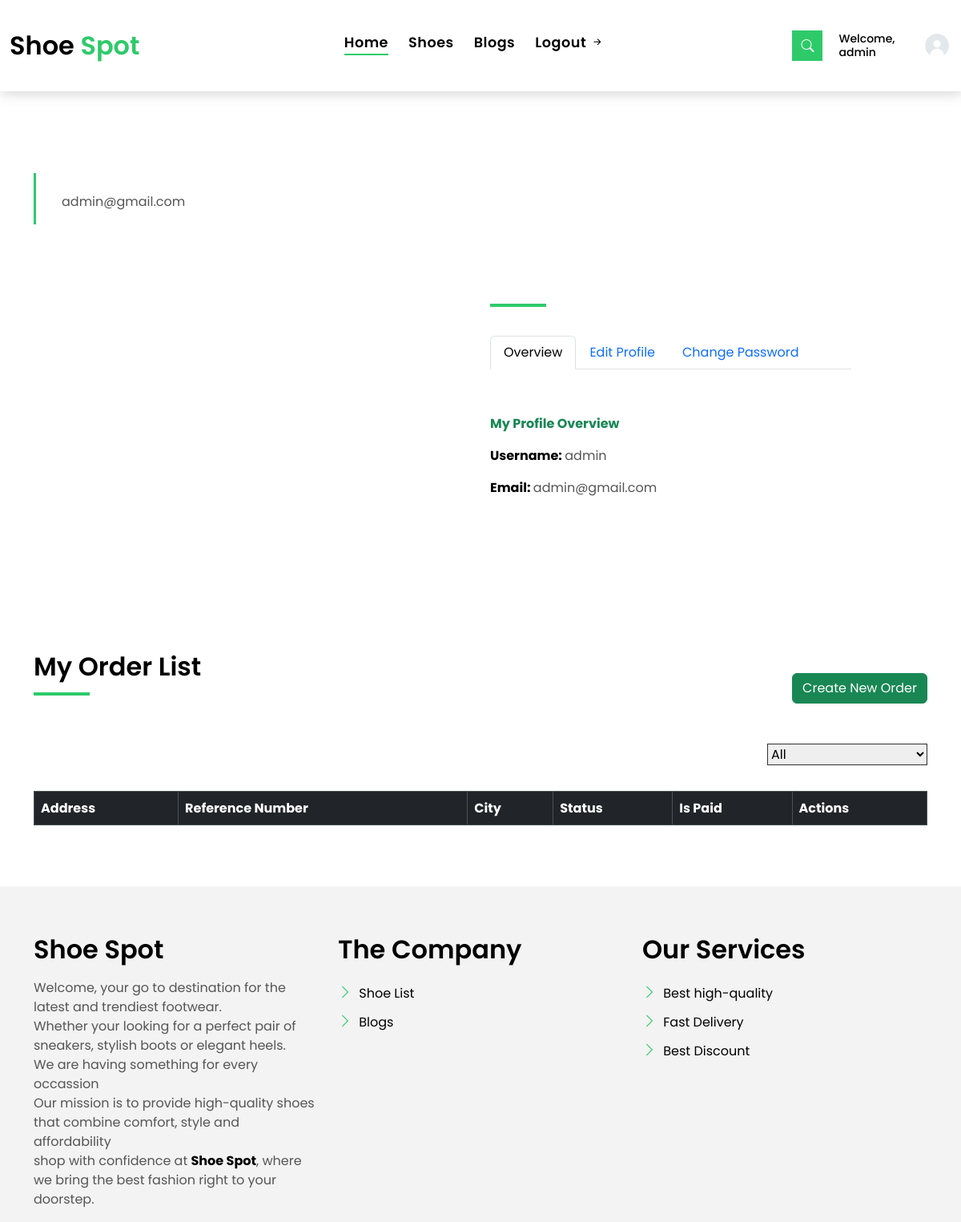
The app's page /user-profile (signed in), older data.
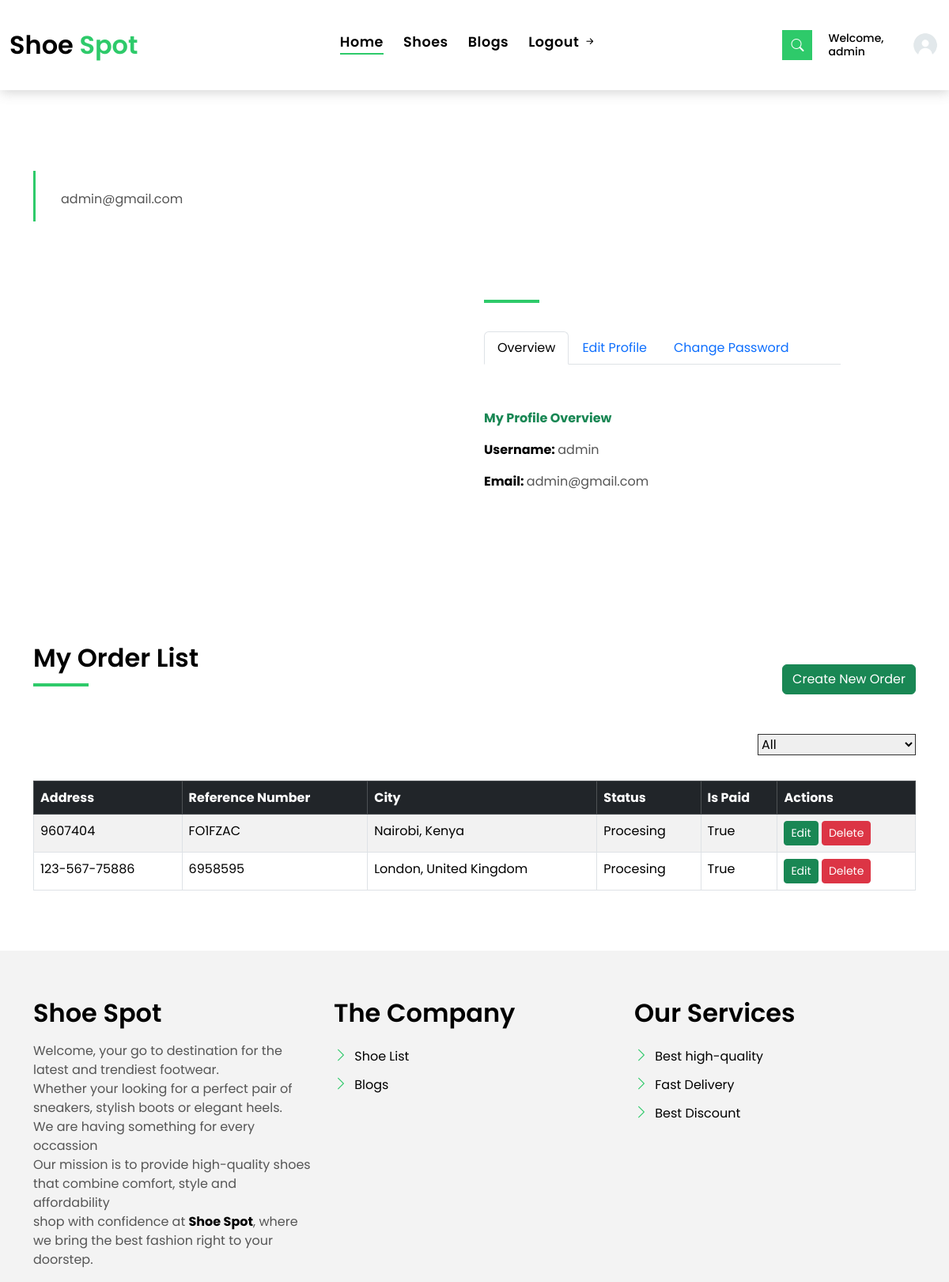
The same page, newer data.
### accounts/models.py (models this page shows, shortened)
class User(AbstractUser):
    email = models.EmailField(unique=True)
    phone_number = models.CharField(max_length=15,null=True,blank=True)
    REQUIRED_FIELDS = ["email", "phone_number"]
    class Meta:
        db_table = "accounts"

### orders/models.py (models this page shows, shortened)
class Order(AbstractBaseModel):
    class OrderStatus(models.TextChoices):
        PENDING = "Pending", _("Pending")
        PROCESSING = "Procesing", _("Processing")
        SHIPPED = "Shipped", _("Shipped")
        DELIVERED = "Delivered", _("Delivered")
        CANCELED = "Canceled", _("Canceled")
    class PaymentMethods(models.TextChoices):
        FLUTTERWAVE = "FlutterWave", _("FlutterWave")
        PAYPAL = "Paypal", _("Paypal")
    id = models.UUIDField(primary_key=True, default=uuid.uuid4, editable=False)
    cart = models.OneToOneField(Cart, on_delete=models.CASCADE)
    city = models.ForeignKey(City, on_delete=models.PROTECT)
    phone = models.CharField(max_length=30)
    status = models.CharField(max_length=20, choices=OrderStatus.choices, default=OrderStatus.PENDING)
    address = models.CharField(max_length=50)
    reference_number = models.CharField(max_length=10, null=True, blank=True, unique=True)
    payment_method = models.CharField(max_length=50, choices=PaymentMethods.choices, default=PaymentMethods.PAYPAL)
    is_paid = models.BooleanField(default=False)
    postal_code = models.CharField(max_length=20, null=True, blank=True)

class City(AbstractBaseModel):
    name = models.CharField(max_length=100)
    country = models.ForeignKey(Country, on_delete=models.CASCADE)
    class Meta:
        verbose_name_plural = "Cities"
    def __str__(self):
        return f"{self.name}, {self.country}"
    """class Meta:
        constraints = models.UniqueConstraint(fields=["name", "country"], name="unique_city_name_country_case_insensitive")"""

class Country(AbstractBaseModel):
    name = models.CharField(max_length=100, validators=[validate_unique_country_name])
    class Meta:
        verbose_name_plural = "Countries"
    def __str__(self):
        return f"{self.name}"

### accounts/views.py (the view)
# urls.py: path('user-profile', views.user_profile, name='user-profile'),
@login_required(login_url="login-view")
def user_profile(request):
    user_form = UserUpdateProfileForm(instance=request.user)
    password_form = PasswordChangeForm(user=request.user)
    orders = Order.objects.all()
    context = {
        "form": user_form,
        "form1": password_form,
        'orders': orders
    }
    return render(request, "user-profile.html", context)

### templates/user-profile.html (shortened to what this page needs)
{% extends 'main.html' %}
{% load static %}
{% block content %}
  <main id="main">
    <section class="intro-single">
      <div class="container">
        <div class="row">
          <div class="col-md-12 col-lg-8">
            <div class="title-single-box">
              <span class="color-text-a">{{user.email}}</span>
            </div>
          </div>
        </div>
      </div>
    </section>
    <section class="agent-single">
      <div class="container">
        <div class="row">
          <div class="col-sm-12">
            <div class="row">
              <div class="col-md-6">
              </div>
              <div class="col-md-5 section-md-t3">
                <div class="agent-info-box">
                  <div class="agent-title">
                    <div class="title-box-d">
                      <h3 class="title-d">{{request.user.first_name}}
                        <br> {{user.last_name}}
                      </h3>
                    </div>
                  </div>
                  <ul class="nav nav-tabs nav-tabs-bordered">
                    <li class="nav-item">
                      <button class="nav-link active" data-bs-toggle="tab" data-bs-target="#profile-overview">Overview</button>
                    </li>
                    <li class="nav-item">
                      <button class="nav-link" data-bs-toggle="tab" data-bs-target="#profile-edit">Edit Profile</button>
                    </li>
                    <li class="nav-item">
                      <button class="nav-link" data-bs-toggle="tab" data-bs-target="#profile-change-password">Change Password</button>
                    </li>
                  </ul>
                  <div class="tab-content pt-2">
                  <div class="tab-pane fade show active profile-overview" id="profile-overview">
                  <div class="agent-content mb-3 mt-5">
                    <div class="info-agents color-a">
                      <p class="text-success"><strong>My Profile Overview</strong></p>
                      <p>
                        <strong>Username: </strong>
                        <span class="color-text-a"> {{user.username}} </span>
                      </p>
                      <p>
                        <strong>Email: </strong>
                        <span class="color-text-a"> {{user.email}}</span>
                      </p>
                    </div>
                  </div>
                  </div>
                  </div>
                </div>
              </div>
            </div>
          </div>
          <div class="col-md-12 section-t8">
          </div>
                    <div class="container mt-5">
                      <div class="d-flex justify-content-between align-items-center mb-4">
                        <div class="title-box-d">
                          <h3 class="title-d">My Order List</h3>
                        </div>
                          <a href="{% url 'orders:order-create' %}" class="btn btn-success">Create New Order</a>
                      </div>
                      <div class="row property-grid grid">
                        <div class="col-sm-12">
                          <div class="grid-option">
                            <form>
                              <select class="custom-select">
                                <option selected>All</option>
                              </select>
                            </form>
                          </div>
                        </div>
                      <div class="table-responsive">
                          <table class="table table-bordered table-striped">
                              <thead class="table-dark">
                                  <tr>
                                      <th>Address</th>
                                      <th>Reference Number</th>
                                      <th>City</th>
                                      <th>Status</th>
                                      <th>Is Paid</th>
                                      <th>Actions</th>
                                  </tr>
                              </thead>
                              <tbody>
                                  {% for order in orders %}
                                      <tr>
                                        <td>{{ order.address }}</td>
                                          <td>
                                              <a href="{% url 'orders:order-detail' order.id %}">{{ order.reference_number }}</a>
                                          </td>
                                          <td>{{ order.city }}</td>
                                          <td>{{ order.status }}</td>
                                          <td>{{ order.is_paid }}</td>
                                          <td>
                                              <a href="{% url 'orders:order-update' order.id %}" class="btn btn-success btn-sm">Edit</a>
                                              <a href="{% url 'orders:order-delete' order.id %}" class="btn btn-danger btn-sm">Delete</a>
                                          </td>
                                      </tr>
                                  {% endfor %}
                              </tbody>
                          </table>
                      </div>
                  </div>
    </section>
  </main>
  {% endblock content %}

### templates/main.html (shortened to what this page needs)
{% load static %}
<!DOCTYPE html>
<html lang="en">
<head>
  <link href="{% static 'assets/vendor/animate.css/animate.min.css' %}" rel="stylesheet">
  <link href="{% static 'assets/vendor/bootstrap/css/bootstrap.min.css' %}" rel="stylesheet">
  <link href="{% static 'assets/vendor/bootstrap-icons/bootstrap-icons.css' %}" rel="stylesheet">
  <link href="{% static 'assets/vendor/swiper/swiper-bundle.min.css' %}" rel="stylesheet">
  <link href="{% static 'assets/css/style.css' %}" rel="stylesheet">
</head>
<body>
    <nav class="navbar navbar-default navbar-trans navbar-expand-lg fixed-top">
      <div class="container">
        <a class="navbar-brand text-brand" href="{% url 'home-view' %}">Shoe<span class="color-b"> Spot</span></a>
        <div class="navbar-collapse collapse justify-content-center" id="navbarDefault">
          <ul class="navbar-nav">
            <li class="nav-item">
              <a class="nav-link active" href="{% url 'home-view' %}">Home</a>
            </li>
            <li class="nav-item">
              <a class="nav-link " href="{% url 'products:shoe-list' %}">Shoes</a>
            </li>
            <li class="nav-item">
              <a class="nav-link " href="{% url 'blog:blog-list'%}">Blogs</a>
            </li>
            <li class="nav-item">
              <a class="nav-link " href="{% url 'logout-view' %}">Logout <i class="bi bi-arrow-right-short"></i></a>
            </li>
          </ul>
        </div>
        <button type="button" class="btn btn-b-n navbar-toggle-box navbar-toggle-box-collapse" data-bs-toggle="collapse" data-bs-target="#navbarTogglerDemo01">
          <i class="bi bi-search"></i>
        </button>
      </div>
      <div style="display: flex; align-items: center;">
        <a href="{% url 'user-profile' %}"><h5 style="font-size: 14px;" class="m-2">Welcome, {{ user.username }}</h5></a>
        <a href="{% url 'user-profile' %}"><img src="{% static 'assets/img/profile_pic.jpg' %}" alt="User Image" style="width: 40px; height: 40px; border-radius: 50%; margin-right: 10px;">
        </a></div>
    </nav>
    {% block content %}{% endblock content %}
    <section class="section-footer">
        <div class="container">
          <div class="row">
            <div class="col-sm-12 col-md-4">
              <div class="widget-a">
                <div class="w-header-a">
                  <h3 class="w-title-a text-brand">Shoe Spot</h3>
                </div>
                <div class="w-body-a">
                  <p class="w-text-a color-text-a">
                  Welcome, your go to destination for the latest and trendiest footwear.<br>
                   Whether your looking for a perfect pair of sneakers, stylish boots or elegant heels.<br>
                   We are having something for every occassion<br>
                   Our mission is to provide high-quality shoes that combine comfort, style and affordability<br>
                   shop with confidence at <a href="{% url 'home-view' %}"><strong>Shoe Spot</strong></a>, where we bring the best fashion right to your doorstep.
                  </p>
                </div>
              </div>
            </div>
            <div class="col-sm-12 col-md-4 section-md-t3">
              <div class="widget-a">
                <div class="w-header-a">
                  <h3 class="w-title-a text-brand">The Company</h3>
                </div>
                <div class="w-body-a">
                  <div class="w-body-a">
                    <ul class="list-unstyled">
                      <li class="item-list-a">
                        <i class="bi bi-chevron-right"></i> <a href="#">Shoe List</a>
                      </li>
                      <li class="item-list-a">
                        <i class="bi bi-chevron-right"></i> <a href="#">Blogs</a>
                      </li>
                    </ul>
                  </div>
                </div>
              </div>
            </div>
            <div class="col-sm-12 col-md-4 section-md-t3">
              <div class="widget-a">
                <div class="w-header-a">
                  <h3 class="w-title-a text-brand">Our Services</h3>
                </div>
                <div class="w-body-a">
                  <ul class="list-unstyled">
                    <li class="item-list-a">
                      <i class="bi bi-chevron-right"></i> <a href="#">Best high-quality</a>
                    </li>
                    <li class="item-list-a">
                      <i class="bi bi-chevron-right"></i> <a href="#">Fast Delivery</a>
                    </li>
                    <li class="item-list-a">
                      <i class="bi bi-chevron-right"></i> <a href="#">Best Discount</a>
                    </li>
                  </ul>
                </div>
              </div>
            </div>
          </div>
        </div>
      </section>
</body>
</html>

Row changes from the older to the newer data that the page shows:
added Order: address "9607404", reference_number "FO1FZAC", city "Nairobi, Kenya", status "Procesing", is_paid "True"
added Order: address "123-567-75886", reference_number "6958595", city "London, United Kingdom", status "Procesing", is_paid "True"
